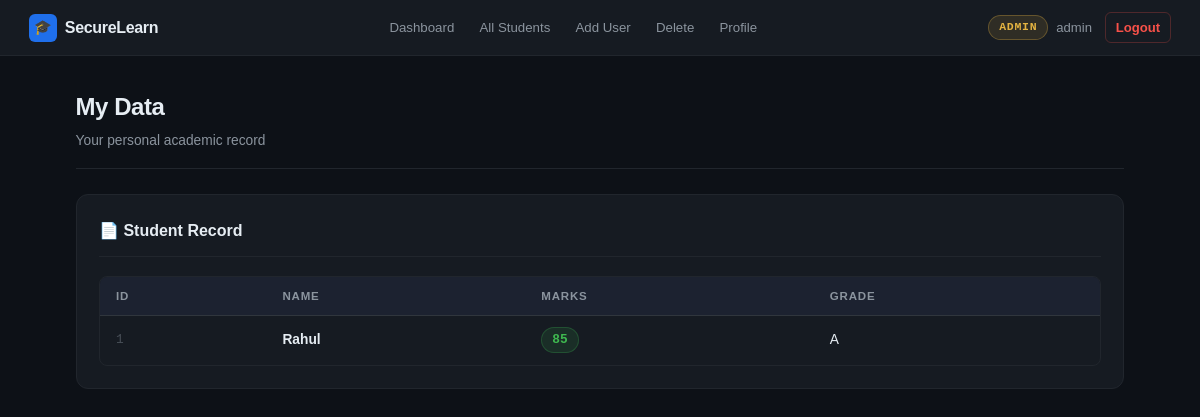
Page /my_data (signed in) on the earlier database version.
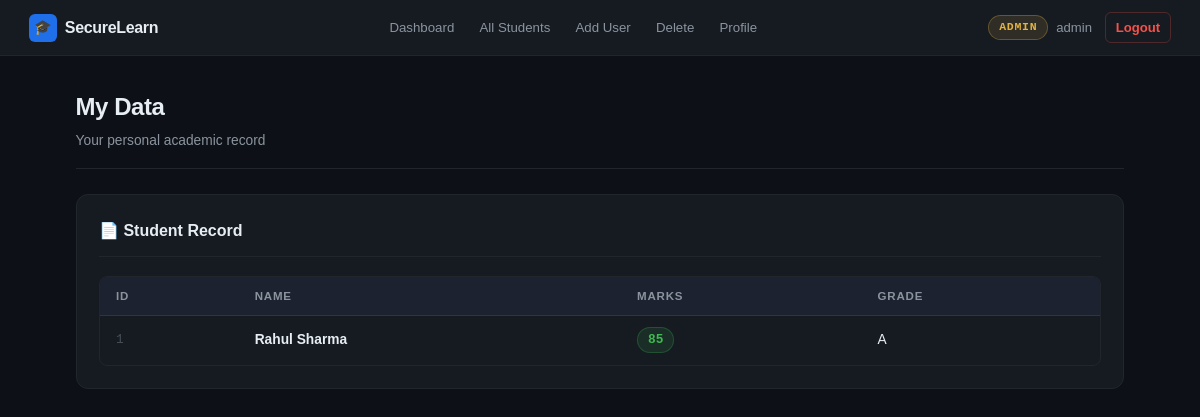
Same page on the later database version.
### tables this page shows
CREATE TABLE students (
        id INTEGER PRIMARY KEY AUTOINCREMENT,
        name TEXT NOT NULL,
        marks INTEGER NOT NULL
    );

### app.py (the view)
@app.route("/my_data")
def my_data():
    if "username" not in session:
        return redirect(url_for("login"))
    conn = get_db()
    student = conn.execute("SELECT * FROM students WHERE id=?",
                           (session["user_id"],)).fetchone()
    conn.close()
    return render_template("my_data.html", student=student)

### app.py (called while the page is built)
@app.after_request
def set_security_headers(response):
    response.headers['Content-Security-Policy'] = (
        "default-src 'self'; "
        "script-src 'self'; "
        "style-src 'self' 'unsafe-inline'; "
        "img-src 'self' data:; "
        "font-src 'self'; "
        "connect-src 'self'; "
        "frame-ancestors 'none'; "
        "base-uri 'self'; "
        "form-action 'self';"
    )
    response.headers['X-Frame-Options'] = 'DENY'
    response.headers['X-Content-Type-Options'] = 'nosniff'
    response.headers['Server'] = 'SecureServer'
    return response

def get_db():
    conn = sqlite3.connect(DB)
    conn.row_factory = sqlite3.Row
    return conn

### templates/my_data.html (shortened to what this page needs)
{% extends "base.html" %}
{% block content %}
<div class="page-header">
    <div>
        <h1 class="page-title">My Data</h1>
        <p class="page-sub">Your personal academic record</p>
    </div>
</div>
<div class="card">
    <div class="card-header">
        <span class="card-title">📄 Student Record</span>
    </div>
    {% if student %}
    <div class="table-wrap">
        <table>
            <thead>
                <tr>
                    <th>ID</th>
                    <th>Name</th>
                    <th>Marks</th>
                    <th>Grade</th>
                </tr>
            </thead>
            <tbody>
                <tr>
                    <td class="td-num">{{ student['id'] }}</td>
                    <td><strong>{{ student['name'] }}</strong></td>
                    <td>
                        {% set m = student['marks'] %}
                        <span
                            class="marks {% if m>=80 %}marks-a{% elif m>=70 %}marks-b{% elif m>=60 %}marks-c{% else %}marks-f{% endif %}">
                            {{ m }}
                        </span>
                    </td>
                    <td>
                        {% if m >= 90 %}A+
                        {% elif m >= 80 %}A
                        {% elif m >= 70 %}B
                        {% elif m >= 60 %}C
                        {% else %}F{% endif %}
                    </td>
                </tr>
            </tbody>
        </table>
    </div>
    {% else %}
    <div class="empty-state">
        <div class="empty-state-icon">📭</div>
        <p>No record found.</p>
    </div>
    {% endif %}
</div>
{% endblock %}

Differences in the rows shown:
changed students id 1: name "Rahul" → "Rahul Sharma"
